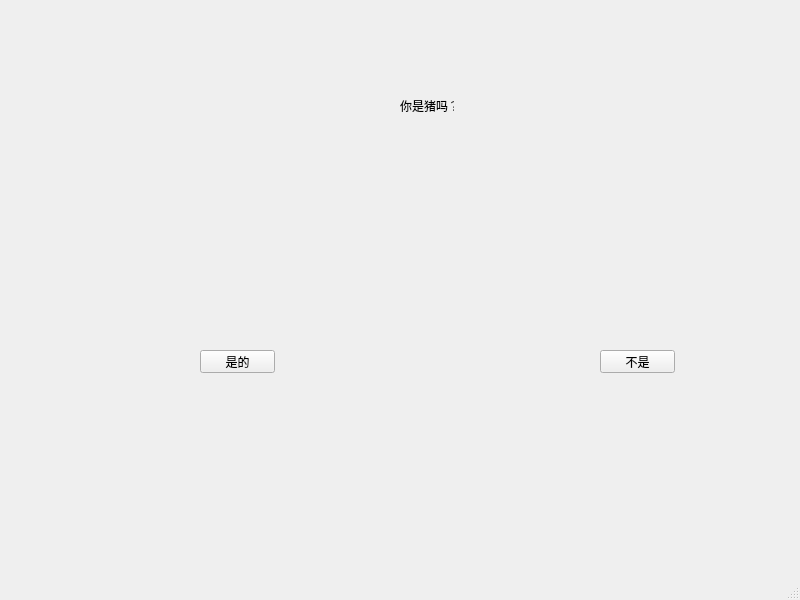
<?xml version="1.0" encoding="UTF-8"?>
<ui version="4.0">
 <class>MainWindow</class>
 <widget class="QMainWindow" name="MainWindow">
  <property name="geometry">
   <rect>
    <x>0</x>
    <y>0</y>
    <width>800</width>
    <height>600</height>
   </rect>
  </property>
  <property name="windowTitle">
   <string>MainWindow</string>
  </property>
  <widget class="QWidget" name="centralwidget">
   <widget class="QPushButton" name="yes">
    <property name="geometry">
     <rect>
      <x>200</x>
      <y>350</y>
      <width>75</width>
      <height>23</height>
     </rect>
    </property>
    <property name="text">
     <string>是的</string>
    </property>
   </widget>
   <widget class="QPushButton" name="no">
    <property name="geometry">
     <rect>
      <x>600</x>
      <y>350</y>
      <width>75</width>
      <height>23</height>
     </rect>
    </property>
    <property name="text">
     <string>不是</string>
    </property>
   </widget>
   <widget class="QLabel" name="label">
    <property name="geometry">
     <rect>
      <x>400</x>
      <y>100</y>
      <width>54</width>
      <height>12</height>
     </rect>
    </property>
    <property name="text">
     <string>你是猪吗？</string>
    </property>
   </widget>
  </widget>
  <widget class="QMenuBar" name="menubar">
   <property name="geometry">
    <rect>
     <x>0</x>
     <y>0</y>
     <width>800</width>
     <height>22</height>
    </rect>
   </property>
  </widget>
  <widget class="QStatusBar" name="statusbar"/>
 </widget>
 <resources/>
 <connections/>
</ui>
